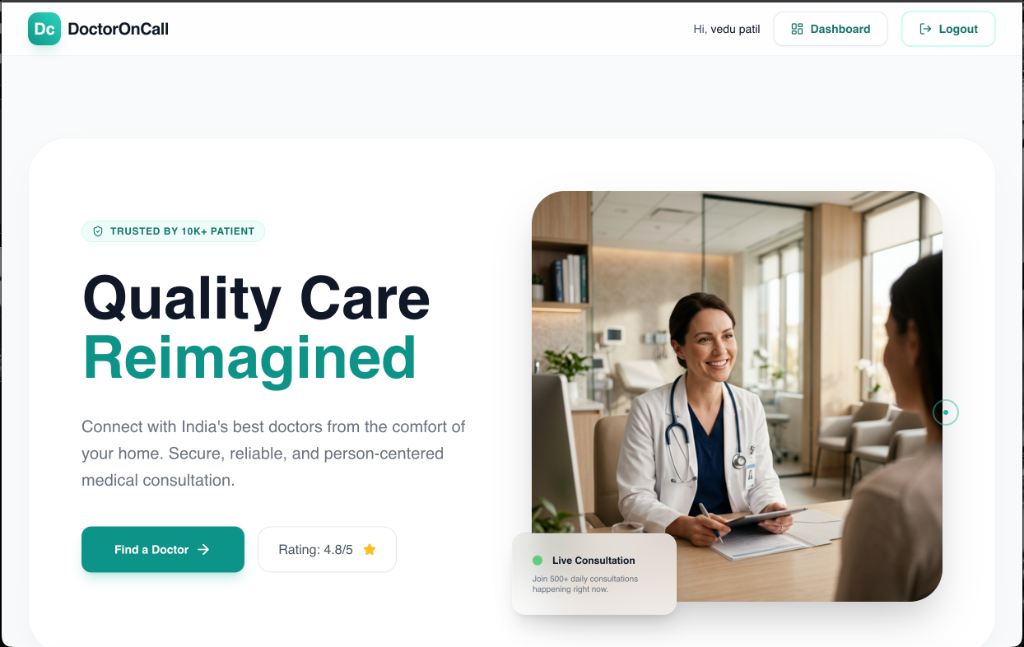
#> input picture public/doctor-on-call-new-first.png, 1024 x 647 px, found by its file name
$ python stitch.py
#> lines starting #> are read from the running program, lines starting #| are printed output that depends on the picture
import os
from PIL import Image

def stitch_images():
    base_dir = "/Users/ankushpatil/Downloads/portfolio-main/public"
    img_paths = [
        os.path.join(base_dir, "doctor-on-call-new-first.png"),
        os.path.join(base_dir, "doctor-on-call-2.png"),
        os.path.join(base_dir, "doctor-on-call-3.png"),
        os.path.join(base_dir, "doctor-on-call-1.png")
    ]

    images = [Image.open(x).convert('RGB') for x in img_paths]
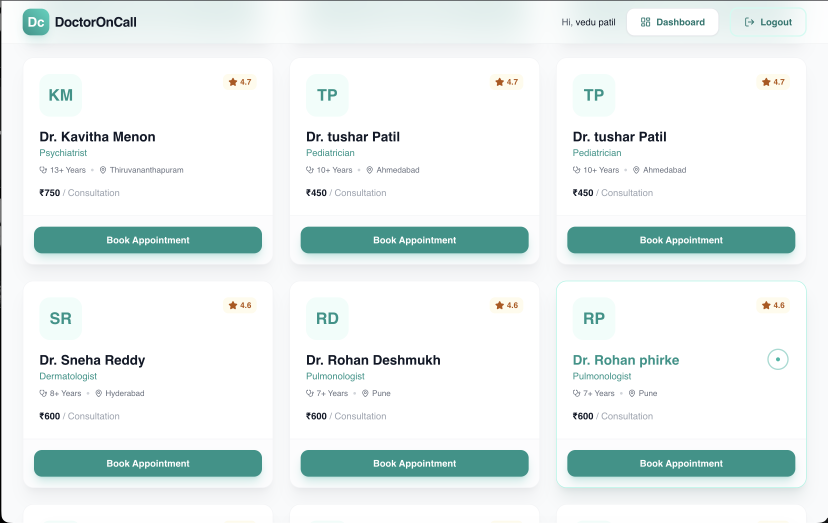
#> input picture public/doctor-on-call-2.png, 2482 x 1568 px, found by its file name (shown at 1/3 size)
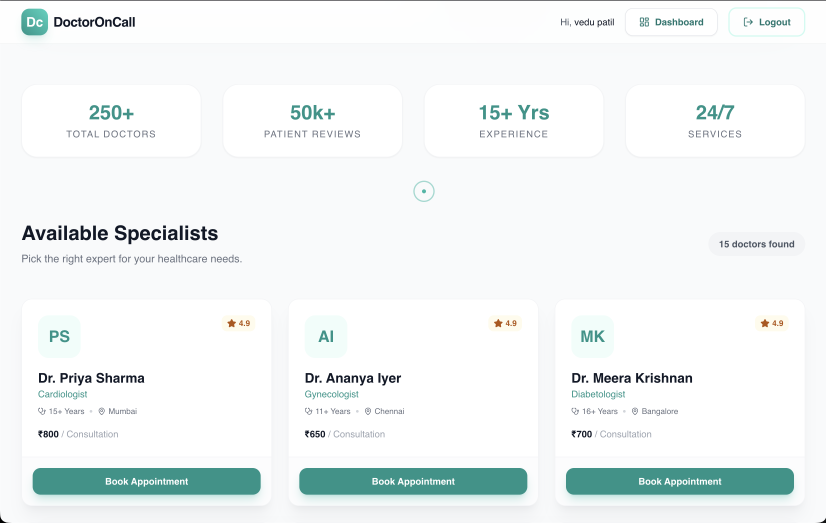
#> input picture public/doctor-on-call-3.png, 2478 x 1568 px, found by its file name (shown at 1/3 size)
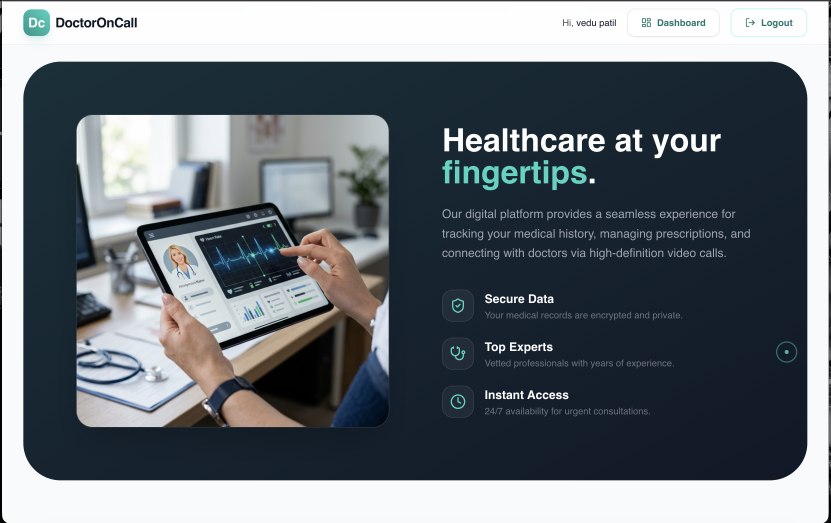
#> input picture public/doctor-on-call-1.png, 2492 x 1568 px, found by its file name (shown at 1/3 size)
#> images = 4 items
    widths, heights = zip(*(i.size for i in images))
#> widths = (1024, 2482, 2478, 2492); heights = (647, 1568, 1568, 1568)

    target_width = max(widths)
#> target_width = 2492

    resized_images = []
    for im in images:
        if im.width != target_width:
            aspect_ratio = im.height / im.width
            new_height = int(target_width * aspect_ratio)
            resized_im = im.resize((target_width, new_height), Image.Resampling.LANCZOS)
            resized_images.append(resized_im)
        else:
            resized_images.append(im)
#> this loop made 4 passes
#> (aspect_ratio, new_height) on passes 1 to 3: (0.632, 1574), (0.632, 1574), (0.633, 1576)
#> after the loop, resized_images = 4 items

    total_width = target_width
#> total_width = 2492
    max_height = sum(im.height for im in resized_images)
#> max_height = 6292

    new_im = Image.new('RGB', (total_width, max_height), color=(255, 255, 255))
#> new_im: PIL image 2492x6292 RGB; every value is 255

    y_offset = 0
    for im in resized_images:
        new_im.paste(im, (0, y_offset))
        y_offset += im.height
#> this loop made 4 passes
#> y_offset on passes 1 to 4: 1574, 3148, 4724, 6292
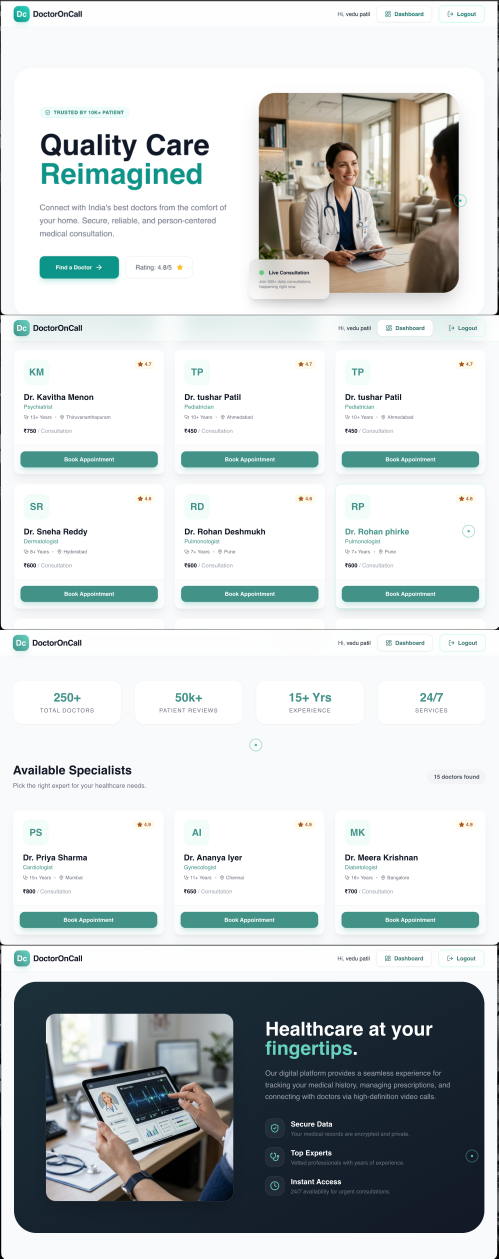
#> new_im: PIL image 2492x6292 RGB (shown at 1/5 size); mean R, G, B 198.2, 203.4, 203.8
#> after the loop, y_offset = 6292

    output_path = os.path.join(base_dir, "doctor-on-call-full.png")
    new_im.save(output_path)
    print(f"Saved stitched image to {output_path}")

if __name__ == '__main__':
    stitch_images()
